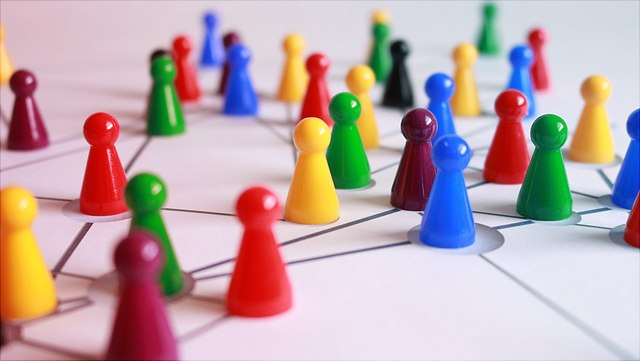
#> input picture Files/col_dec_mak.jpg, 640 x 361 px
$ python -i generate_validation_images.py   (imports and definitions only)
#> lines starting #> are read from the running program, lines starting #| are printed output that depends on the picture
import os
import numpy as np
import matplotlib.pyplot as plt
import cv2

import argparse

from datetime import datetime

import tqdm

import matplotlib
# [1 line not run here, left out]

bg_color = 'gray'  # default background color for the images
bg_color = (0.5, 0.5, 0.5)  # gray color in RGB format

# generate a simple picture with a regular grid of circles/disks with specific distance
# [424 lines left out: functions generate_grid_image, generate_robot_grid_image, generate_robot_grid_from_number, generate_robot_image_with_random_robots, generate_robot_animation_simple_trajectory, not called in this run]


# generate animation of multiple robots moving randomly in the space and bounding off walls and each other
def generate_robot_animation_random_robots(robot_image_path, num_robots=10, robot_width=30, image_size=(1000, 1000),
                                           robot_speed=1, animation_duration=1000, output_path="robot_animation_random_robots.mp4",
                                           log_output_path=None, debug=False):
    """
    Generates an animation of multiple robots moving randomly in the space.
    robot_image_path: path to the robot image file
    num_robots: number of robots to generate
    robot_width: width of the robots in pixels
    image_size: size of the output image
    output_path: path to save the generated animation
    """
#> called with robot_image_path = '../../Files/col_dec_mak.jpg', num_robots = 10, robot_width = 30, image_size = (1000, 1000), robot_speed = 1, animation_duration = 1000, output_path = 'robot_animation_random_robots.mp4', debug = False

    if not os.path.exists(robot_image_path):
        raise FileNotFoundError(f"Robot image file not found: {robot_image_path}")
    else:
        robot_image = plt.imread(robot_image_path)
#> robot_image is the input picture: shape (361, 640, 3); mean R, G, B 189.7, 167.3, 170.3

    # resize the robot image
    if robot_image.shape[0] > robot_width or robot_image.shape[1] > robot_width:
        scale_factor = robot_width / max(robot_image.shape[:2])
#> scale_factor = 0.0469
        robot_image = cv2.resize(robot_image, None, fx=scale_factor, fy=scale_factor, interpolation=cv2.INTER_AREA)

    robot_image = robot_image.astype(np.float32)
    np.clip(robot_image, 0.0, 1.0, out=robot_image)

    # if the log_output_path is provided, create a log file
    if log_output_path:
        log_file = open(log_output_path, 'w')
        log_file.write("Frame, Robot ID, X, Y\n")

    fig, ax = initialize_animation_canvas(image_size, bg_color)

    # generate an empty image with the size
    empty_image = np.zeros((image_size[1], image_size[0], 3), dtype=np.uint8)
    empty_image[:] = np.array(bg_color) * 255  # fill with the background color
    ax.imshow(empty_image, extent=(0, image_size[0], 0, image_size[1]))

    # load the empty_env.png to add as the light intensity disturbance later
    # empty_env = plt.imread("etc/validation/empty_env.png")

    # Create a writer object for saving the animation
    writer = cv2.VideoWriter(output_path, cv2.VideoWriter_fourcc(*'mp4v'), 30, (image_size[0], image_size[1]))

    # Initialize random positions and velocities for robots
    robots = [(np.random.randint(robot_width, image_size[0] - robot_width),
               np.random.randint(robot_width, image_size[1] - robot_width),
               np.random.uniform(0, 2*np.pi)) for _ in range(num_robots)]

    # make sure that the initial positions of the robots are not overlapping
    for i in range(num_robots):
        while True:
            x, y, theta = robots[i]
            if all(np.sqrt((x - other_x)**2 + (y - other_y)**2) >= robot_width * 2 for j, (other_x, other_y, _) in enumerate(robots) if j != i):
                break
            else:
                x = np.random.randint(robot_width, image_size[0] - robot_width)
                y = np.random.randint(robot_width, image_size[1] - robot_width)
                theta = np.random.uniform(0, 2*np.pi)
                robots[i] = (x, y, theta)

    scale_rand_theta = 1/10

    # change the background color to gray
    # ax.set_facecolor('lightgray')

    # frame_number = 0
    for frame_number in tqdm.tqdm(range(animation_duration), desc="Animating robots time", disable=not(debug)):  # Number of frames in the animation

        ax.clear()
        ax.set_xlim(0, image_size[0])
        ax.set_ylim(0, image_size[1])
        plt.axis('off')
        ax.set_aspect('equal')
        # ax.set_facecolor('lightgray')

        ax.imshow(empty_image, extent=(0, image_size[0], 0, image_size[1]))

        pos_array = []
        for i in range(num_robots):
            x, y, theta = robots[i]

            theta += np.random.uniform(-np.pi, np.pi) * scale_rand_theta  # Randomly change direction

            # Bounce off walls
            # if hitting the vertical (top/bottom) walls
            if x < robot_width or x > image_size[0] - robot_width:
                theta = np.pi - theta
                x = max(robot_width, min(x, image_size[0] - robot_width))
            # if hitting the horizontal (left/right) walls
            if y < robot_width or y > image_size[1] - robot_width:
                theta = -theta
                y = max(robot_width, min(y, image_size[1] - robot_width))

            theta = theta % (2 * np.pi)  # Normalize angle to [0, 2π]

            vx = robot_speed * np.cos(theta)
            vy = robot_speed * np.sin(theta)

            # Bounce off other robots
            for j in range(num_robots):
                if i != j:
                    x2, y2, theta2 = robots[j]

                    dx = x2 - x
                    dy = y2 - y
                    distance = np.hypot(dx, dy)

                    if distance < robot_width:  # collision
                        # Normalize direction vector
                        nx = dx / distance
                        ny = dy / distance

                        # Reflect velocity vector across the normal
                        dot = vx * nx + vy * ny
                        vx_reflected = vx - 2 * dot * nx
                        vy_reflected = vy - 2 * dot * ny

                        # Update heading based on reflected velocity
                        theta = np.arctan2(vy_reflected, vx_reflected) + np.random.uniform(-np.pi, np.pi) * scale_rand_theta  # Randomly change direction

                        # Optional: push robots apart to avoid overlap
                        overlap = 0.05 * (2 * robot_width - distance + 1e-6)
                        x -= nx * overlap
                        y -= ny * overlap

            # Update position
            x += vx
            y += vy

            # Update the robot's position and velocity
            robots[i] = (x, y, theta)
            # x -= robot_image.shape[1] / 2
            # y -= robot_image.shape[0] / 2

            # Draw the robot at the current position
            # rotate the image of the robot based on the theta
            ax = draw_robot_at_pos_w_rot(robot_image, theta, x, y, ax)
            # [5 lines of commented-out code are left out]

            pos_array.append((x , y))

        # Log the robot's position
        if log_output_path:
            # frame_number = frame_number + 1
            # print("Logging frame number:", frame_number)
            # add the frame number at the begining of the line
            log_file.write(f"{frame_number:03d} ")
            log_file = log_pos_array(pos_array, log_file)

        # Write the frame to the video file
        fig.canvas.draw()

        w, h = fig.canvas.get_width_height()
        buf = fig.canvas.buffer_rgba()
        frame = np.frombuffer(buf, dtype=np.uint8).reshape((h, w, 4))[:, :, :3].copy()

        # repeat the writing of the frame to the video file for N_rep_frame
        N_rep_frame = 2
        for _ in range(N_rep_frame):
            writer.write(cv2.cvtColor(frame, cv2.COLOR_RGB2BGR))
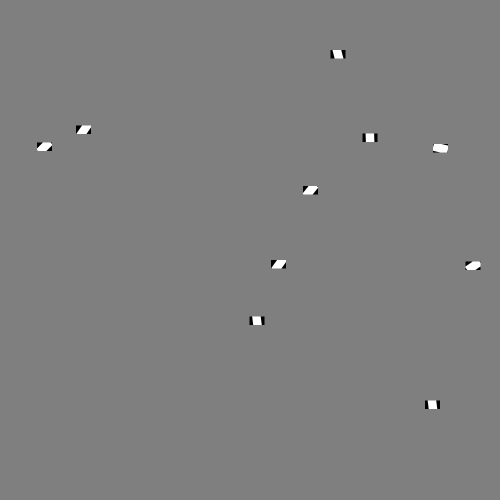
#> frame: shape (1000, 1000, 3) (shown at 1/2 size); min 0, max 255, mean 127.2

    writer.release()
    plt.close(fig)


def draw_robot_at_pos_w_rot(robot_image, theta, x, y, ax):
    theta = theta - np.pi / 2  # Adjust angle to match the robot's orientation
    theta = theta % (2 * np.pi)  # Normalize angle to [0, 2π]
    robot_image_rotated = cv2.warpAffine(robot_image, cv2.getRotationMatrix2D((robot_image.shape[1] / 2, robot_image.shape[0] / 2), np.degrees(theta), 1), (robot_image.shape[1], robot_image.shape[0]))
    x -= robot_image_rotated.shape[1] / 2
    y -= robot_image_rotated.shape[0] / 2
    ax.imshow(robot_image_rotated, extent=(x, x + robot_image_rotated.shape[1], y, y + robot_image_rotated.shape[0]))
    return ax

# [14 lines left out: function log_pos_array, not called in this run]

def initialize_animation_canvas(image_size, bg_color):
    """
    Initializes the animation canvas with the specified image size and background color.
    Returns the figure and axis objects.
    """
    dpi = 100
    fig, ax = plt.subplots(figsize=(image_size[0]/dpi, image_size[1]/dpi), dpi=dpi)
    fig.patch.set_facecolor(bg_color)
    ax.set_xlim(0, image_size[0])
    ax.set_ylim(0, image_size[1])
    ax.set_aspect('equal')
    fig.subplots_adjust(left=0, right=1, top=1, bottom=0)

    return fig, ax


# [116 lines not run here, left out]

#> (the run stopped early here; a loop or call above may not have finished)
